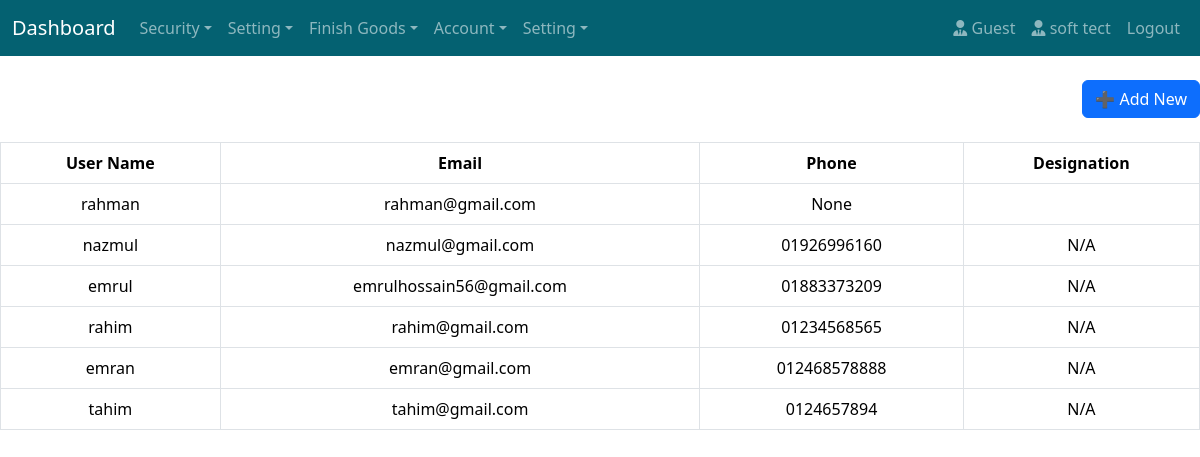
The page /User/ on the database its author committed.
### inven_app/models.py (models this page shows, shortened)
class Orgnaiztion_add(models.Model):
    Organization_name=models.CharField(max_length=200)
    adress=models.CharField(max_length=200)
    Phone_Number= models.IntegerField()
    email=models.EmailField( max_length=254)
    contact_person=models.CharField( max_length=100)
    Logo=models.ImageField(upload_to='image/', height_field=None, width_field=None, max_length=None)

class CustomUser(AbstractUser):
     phone= models.CharField(max_length=15, blank=True, null=True)
     designation=models.CharField(max_length=100)
     objects = CustomUserManager()

### inven_app/views.py (the view)
# urls.py: path('User/',User_list,name='user'),
def User_list(request):
    User_data=User.objects.all()
    return render(request,'User/user.html',{"u_data":User_data})

### inven_app/context_processors.py (called while the page is built)
def organization_list(request):
    org = Orgnaiztion_add.objects.first()
    return {'org_name': org}

### inven_app/templates/User/user.html
{% extends 'base.html' %}
{% block main %}
    <div class="d-grid gap-2 d-md-flex justify-content-md-end mt-4">
    <a href="{% url 'adduser' %}" class="btn btn-primary">
        ➕ Add New
      </a>
    </div>
    <div class="mt-4">
        <table class="table table-bordered text-center align-middle">
            <thead style="background-color:#2a9db2; color:white;">
                <tr>
                    <th>User Name</th>
                    <th>Email</th>
                    <th>Phone</th>
                    <th>Designation</th>
                </tr>
            </thead>
            <tbody>
              {%for i in u_data%}
                <tr>
                    <td>{{i.username}}</td>
                    <td>{{i.email}}</td>
                    <td>{{i.phone}}</td>
                    <td>{{i.designation}}</td>
                </tr>
              {% endfor %}
            </tbody>
        </table>
    </div>
{% endblock  %}

### inven_app/templates/base.html (shortened to what this page needs)
<!doctype html>
<html lang="en">
  <head>
    <link href="https://cdn.jsdelivr.net/npm/bootstrap@5.3.7/dist/css/bootstrap.min.css" rel="stylesheet">
    <link rel="stylesheet" href="https://cdnjs.cloudflare.com/ajax/libs/font-awesome/6.5.0/css/all.min.css">
</head>
  <body>
    <div>
  <!DOCTYPE html>
<html lang="en">
<head>
    <link href="https://cdn.jsdelivr.net/npm/bootstrap@5.3.3/dist/css/bootstrap.min.css" rel="stylesheet">
    <link rel="stylesheet" href="https://cdnjs.cloudflare.com/ajax/libs/font-awesome/6.5.0/css/all.min.css">
    <link rel="stylesheet" href="https://cdn.jsdelivr.net/npm/bootstrap-icons@1.10.5/font/bootstrap-icons.css">
</head>
<body>
<nav class="navbar navbar-expand-lg navbar-dark" style="background-color: #046171ff;">
  <div class="container-fluid">
    <a class="navbar-brand" href="{% url 'home' %}">Dashboard</a>
    <div class="collapse navbar-collapse" id="navbarMain">
      <ul class="navbar-nav me-auto mb-2 mb-lg-0 text-white">
        <li class="nav-item dropdown ">
          <a class="nav-link dropdown-toggle" href="#" data-bs-toggle="dropdown">Security</a>
        </li>
        <li class="nav-item dropdown">
          <a class="nav-link dropdown-toggle" href="#" data-bs-toggle="dropdown">Setting</a>
        </li>
        <li class="nav-item dropdown">
          <a class="nav-link dropdown-toggle" href="#" data-bs-toggle="dropdown">Finish Goods</a>
        </li>
        <li class="nav-item dropdown">
          <a class="nav-link dropdown-toggle" href="#" data-bs-toggle="dropdown">Account</a>
        </li>
        <li class="nav-item dropdown">
          <a class="nav-link dropdown-toggle" href="#" data-bs-toggle="dropdown">Setting</a>
        </li>
      </ul>
      <ul class="navbar-nav">
        <li class="nav-item"><a class="nav-link" href="#">
        <i class="fa-solid fa-user-tie"></i>
        {% if request.user.is_authenticated %}
            {{ request.user.username }}
        {% else %}
            Guest
        {% endif %}
        </a>
        </li>
        <a class="nav-link" href="#"><i class="fa-solid fa-user-tie"></i> {{ org_name.Organization_name }}</a>
        <li class="nav-item"><a class="nav-link" href="{% url 'logout' %}" class="btn btn-danger">Logout</a></li>
      </ul>
    </div>
  </div>
</nav>
{% block main%}
{% endblock%}
</body>
</html>

### rows shown on the page
Orgnaiztion_add: Organization_name "soft tect"
CustomUser: username "rahman", email "rahman@gmail.com", phone "None"
CustomUser: username "nazmul", email "nazmul@gmail.com", phone "01926996160", designation "N/A"
CustomUser: username "emrul", email "emrulhossain56@gmail.com", phone "01883373209", designation "N/A"
CustomUser: username "rahim", email "rahim@gmail.com", phone "01234568565", designation "N/A"
CustomUser: username "emran", email "emran@gmail.com", phone "012468578888", designation "N/A"
CustomUser: username "tahim", email "tahim@gmail.com", phone "0124657894", designation "N/A"
